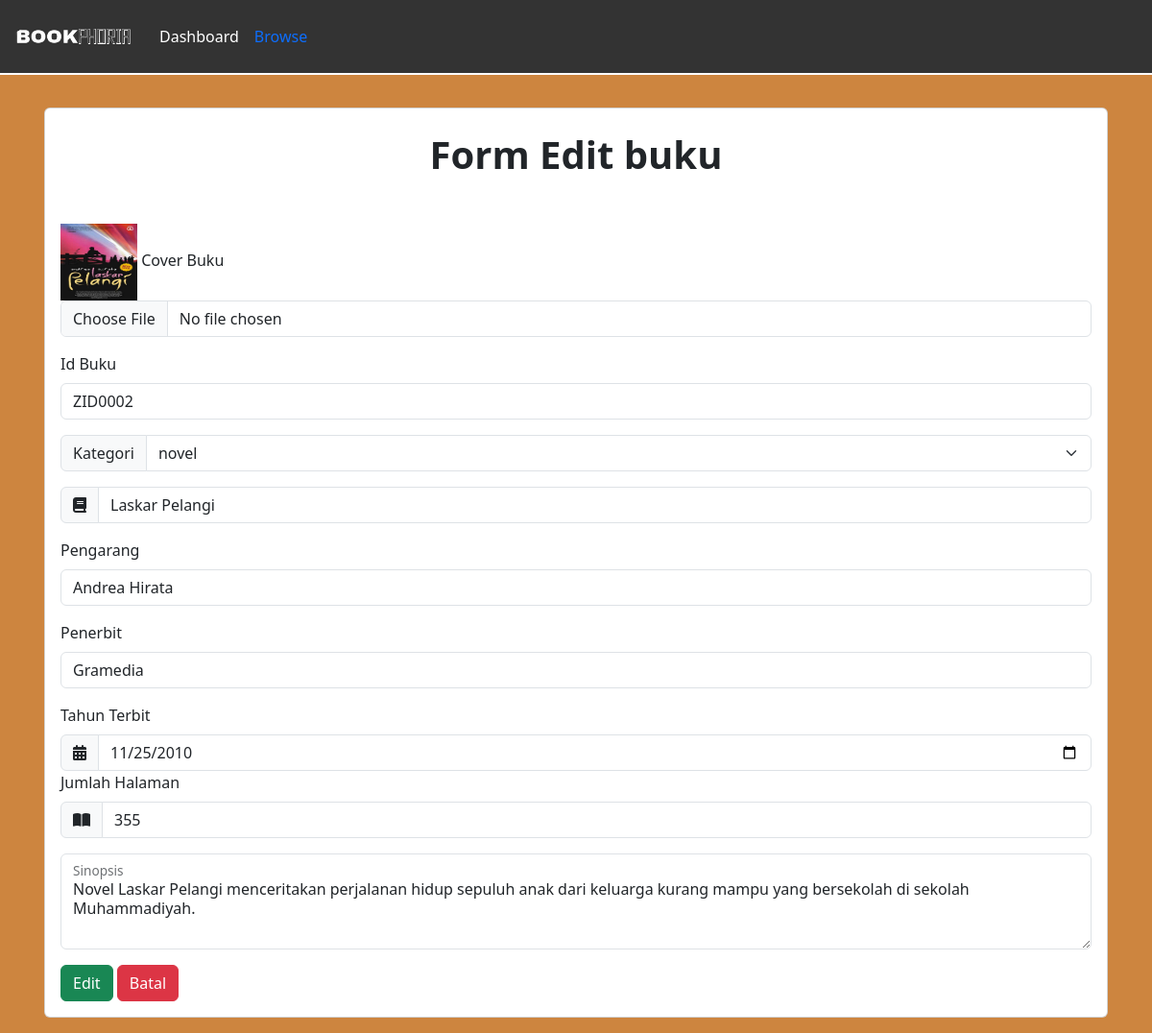
Screenshot of /DashboardAdmin/buku/updateBuku.php?idReview=ZID0002 with the database file from the repository.
### tables this page shows
CREATE TABLE `buku` (
  `cover` varchar(255) NOT NULL,
  `id_buku` varchar(20) NOT NULL,
  `kategori` varchar(255) NOT NULL,
  `judul` varchar(255) NOT NULL,
  `pengarang` varchar(255) NOT NULL,
  `penerbit` varchar(255) NOT NULL,
  `tahun_terbit` date NOT NULL,
  `jumlah_halaman` int(50) NOT NULL,
  `buku_deskripsi` text NOT NULL,
  `isi_buku` varchar(250) NOT NULL
);

### config/config.php (called while the page is built, shortened)
<?php
$host = "127.0.0.1";
$username = "root";
$password = "";
$database_name = "perpustakaan_delvira";
$connection = mysqli_connect($host, $username, $password, $database_name);
function queryReadData($dataKategori) {
  global $connection;
  $result = mysqli_query($connection, $dataKategori);
  $items = [];
  while($item = mysqli_fetch_assoc($result)) {
    $items[] = $item;
  }
  return $items;
}
?>

### DashboardAdmin/buku/updateBuku.php (the view, shortened to what this page needs)
<?php
require "../../config/config.php";
$review = $_GET["idReview"];
$reviewData = queryReadData("SELECT * FROM buku WHERE id_buku = '$review'")[0];
?>
<!DOCTYPE html>
<html lang="en">
  <head>
    <link rel="stylesheet" href="../../css/updatebuku.css">
    <link href="https://cdn.jsdelivr.net/npm/bootstrap@5.3.2/dist/css/bootstrap.min.css" rel="stylesheet">
  </head>
  <body>
    <nav class="navbar fixed-top navbar-expand-lg ">
  <div class="container-fluid">
    <a class="navbar-brand" href="#">
      <img src="../../assets/logodelvira.png" alt="logo" width="130px">
        </a>
    <div class="collapse navbar-collapse" id="navbarNav">
      <ul class="navbar-nav">
        <li class="nav-item">
          <a class="nav-link active" aria-current="page" href="../dashboardAdmin.php">Dashboard</a>
        </li>
        <li class="nav-item">
          <a class="nav-link text-primary" href="daftarBuku.php">Browse</a>
        </li>
      </ul>
    </div>
  </div>
</nav>
    <div class="container p-3 mt-5">
      <div class="card p-2 mt-5">
      <h1 class="text-center fw-bold p-3">Form Edit buku</h1>
      <form action="" method="post" enctype="multipart/form-data" class="mt-3 p-2">
      <div class="custom-css-form">
        <div class="mb-3">
          <img src="../../imgDB/<?= $reviewData["cover"]; ?>" width="80px" height="80px">
          <label for="formFileMultiple" class="form-label">Cover Buku</label>
          <input class="form-control" type="file" name="cover" id="formFileMultiple">
          </div>
        <div class="mb-3">
          <label for="exampleFormControlInput1" class="form-label">Id Buku</label>
          <input type="text" class="form-control" name="id_buku" id="exampleFormControlInput1" placeholder="example inf01" value="<?= $reviewData["id_buku"]; ?>">
        </div>
      </div>
      <div class="input-group mb-3">
        <label class="input-group-text" for="inputGroupSelect01">Kategori</label>
        <select class="form-select" id="inputGroupSelect01" name="kategori">
          <option selected><?= $reviewData["kategori"]; ?></option>
        </select>
      </div>
        <div class="input-group mb-3">
          <span class="input-group-text" id="basic-addon1"><i class="fa-solid fa-book"></i></span>
          <input type="text" class="form-control" name="judul" id="judul" placeholder="Judul Buku" aria-label="Username" aria-describedby="basic-addon1" value="<?= $reviewData["judul"]; ?>">
          </div>
        <div class="mb-3">
          <label for="exampleFormControlInput1" class="form-label">Pengarang</label>
          <input type="text" class="form-control" name="pengarang" id="exampleFormControlInput1" placeholder="nama pengarang"  value="<?= $reviewData["pengarang"]; ?>">
        </div>
        <div class="mb-3">
          <label for="exampleFormControlInput1" class="form-label">Penerbit</label>
          <input type="text" class="form-control" name="penerbit" id="exampleFormControlInput1" placeholder="nama penerbit"   value="<?= $reviewData["penerbit"]; ?>">
        </div>
        <label for="validationCustom01" class="form-label">Tahun Terbit</label>
        <div class="input-group mt-0">
          <span class="input-group-text" id="basic-addon1"><i class="fa-solid fa-calendar-days"></i></span>
          <input type="date" class="form-control" name="tahun_terbit" id="validationCustom01"  value="<?= $reviewData["tahun_terbit"]; ?>">
          </div>
        <label for="validationCustom01" class="form-label">Jumlah Halaman</label>
        <div class="input-group mt-0">
          <span class="input-group-text" id="basic-addon1"><i class="fa-solid fa-book-open"></i></span>
          <input type="number" class="form-control" name="jumlah_halaman" id="validationCustom01"  value="<?= $reviewData["jumlah_halaman"]; ?>">
          </div>
        <div class="form-floating mt-3 mb-3">
          <textarea class="form-control" placeholder="sinopsis tentang buku ini" name="buku_deskripsi" id="floatingTextarea2" style="height: 100px"><?= $reviewData["buku_deskripsi"]; ?></textarea>
          <label for="floatingTextarea2">Sinopsis</label>
          </div>
      <button class="btn btn-success" type="submit" name="update">Edit</button>
      <a class="btn btn-danger" href="daftarBuku.php">Batal</a>
      </form>
    </div>
  </div>
  </body>
</html>

### css/updatebuku.css (style rules this page uses)
.container-fluid { background-color: #333 !important ; }
.navbar { background-color: #333 ; border-bottom: 2px solid white !important; }
body { background-color: #CD853F !important; }
.nav-link { color: white !important ; }

### rows the page displays
buku: cover (picture), id_buku "ZID0002", kategori "novel", judul "Laskar Pelangi", pengarang "Andrea Hirata", penerbit "Gramedia", tahun_terbit "11/25/2010", jumlah_halaman "355", buku_deskripsi "Novel Laskar Pelangi menceritakan perjalanan hidup sepuluh anak dari keluarga kurang mampu yang bersekolah di sekolah Muhammadiyah."
